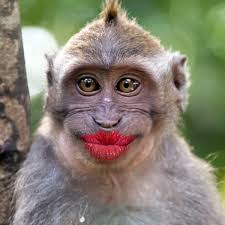
#> input picture img.png, 225 x 225 px
$ python main.py
#> lines starting #> are read from the running program, lines starting #| are printed output that depends on the picture; after the words box and inside, x2 and y2 are one past the last pixel; in counts of white or black regions, pixels touching at a corner belong together
from PIL import Image, ImageDraw, ImageFont
img = Image.open('img.png')
#> img is the input picture: PIL image 225x225 RGB; mean R, G, B 134.9, 129.2, 114.8
img.show()

img = img.resize((170, 100))
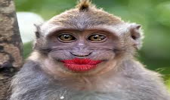
#> img: PIL image 170x100 RGB; mean R, G, B 134.9, 129.2, 114.8
img.save('test_text.jpg')
img = Image.open('test_text.jpg')
img.show()

print(img.format) # Просмотр формата изображения. Выведет 'JPEG'
#| JPEG
print(img.mode) # Просмотр типа цветового пространства. Выведет 'RGB'
#| RGB
print(img.size) # Просмотр размера изображения.
#| (170, 100)
print(img.filename) # Просмотр имени файла.
#| w0_test_text.jpg
r, g, b = img.split()
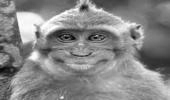
#> r: PIL image 170x100 L; min 3, max 255, mean 134.9
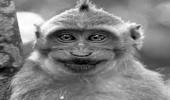
#> g: PIL image 170x100 L; min 0, max 255, mean 129.2
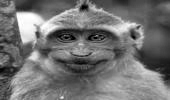
#> b: PIL image 170x100 L; min 0, max 255, mean 114.8
histogram = img.histogram()
#> histogram = 768 values, max 203 at index 381, min 0 at index 0, mean 66.41
print(histogram) # Просмотр значений RGB изображения.
#> (printed output is left out)

cropped = img.crop((0, 0, 100, 200))
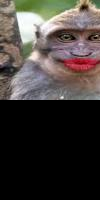
#> cropped: PIL image 100x200 RGB; mean R, G, B 67.3, 61.2, 57.6
cropped.save('cropped_test.jpg')
img = Image.open('cropped_test.jpg')
#> img: PIL image 100x200 RGB
img.show()

rotated = img.rotate(180)
rotated.save('rotated_test.jpg')
img = Image.open('rotated_test.jpg')
img.show()
img.save('test_png.png', 'png')
img.show()

font = ImageFont.truetype("arial.ttf", size=20)
idraw = ImageDraw.Draw(img)
idraw.text((25, 25), 'TEST test TeSt', font=font)
img.save('test_text.jpg')
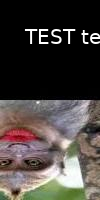
#> saved as test_text.jpg: PIL image 100x200 RGB; mean R, G, B 71.8, 65.6, 62
img = Image.open('test_text.jpg')
img.show()

img = Image.new('RGB', (200, 200), 'black')
#> img: PIL image 200x200 RGB; every value is 0
img.save('test1.jpg')
img = Image.open('test1.jpg')
img.show()

img = Image.new('RGB', (200, 200), 'black')
idraw = ImageDraw.Draw(img)
idraw.rectangle((0, 0, 100, 100), fill='white')
img.save('test1.jpg')
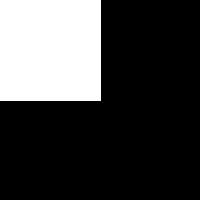
#> saved as test1.jpg: PIL image 200x200 RGB; 25.5% white; 1 white region, box (x1, y1, x2, y2) and area: (0, 0, 101, 101) 10201
img = Image.open('test1.jpg')
img.show()

# Мы разобрали основные методы библиотеки Pillow в Python: научились писать текст на изображениях, изменять размер, поворачивать их и даже обрезать.
